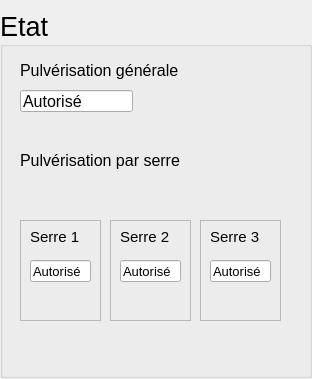
<?xml version="1.0" encoding="UTF-8"?>
<ui version="4.0">
 <class>Etat</class>
 <widget class="QWidget" name="Etat">
  <property name="geometry">
   <rect>
    <x>0</x>
    <y>0</y>
    <width>312</width>
    <height>379</height>
   </rect>
  </property>
  <property name="windowTitle">
   <string>Form</string>
  </property>
  <widget class="QGroupBox" name="groupBox">
   <property name="geometry">
    <rect>
     <x>0</x>
     <y>10</y>
     <width>312</width>
     <height>368</height>
    </rect>
   </property>
   <property name="font">
    <font>
     <pointsize>20</pointsize>
    </font>
   </property>
   <property name="title">
    <string>Etat</string>
   </property>
   <widget class="QLabel" name="labelPulverisationGen">
    <property name="geometry">
     <rect>
      <x>20</x>
      <y>50</y>
      <width>201</width>
      <height>21</height>
     </rect>
    </property>
    <property name="font">
     <font>
      <pointsize>12</pointsize>
     </font>
    </property>
    <property name="text">
     <string>Pulvérisation générale</string>
    </property>
   </widget>
   <widget class="QLineEdit" name="lineEditAutoriseGen">
    <property name="geometry">
     <rect>
      <x>20</x>
      <y>80</y>
      <width>113</width>
      <height>22</height>
     </rect>
    </property>
    <property name="font">
     <font>
      <pointsize>12</pointsize>
     </font>
    </property>
    <property name="text">
     <string>Autorisé</string>
    </property>
    <property name="readOnly">
     <bool>true</bool>
    </property>
   </widget>
   <widget class="QLabel" name="labelPulverisationParSerre">
    <property name="geometry">
     <rect>
      <x>20</x>
      <y>140</y>
      <width>201</width>
      <height>21</height>
     </rect>
    </property>
    <property name="font">
     <font>
      <pointsize>12</pointsize>
     </font>
    </property>
    <property name="text">
     <string>Pulvérisation par serre</string>
    </property>
   </widget>
   <widget class="QFrame" name="frameSerre1">
    <property name="geometry">
     <rect>
      <x>20</x>
      <y>210</y>
      <width>81</width>
      <height>101</height>
     </rect>
    </property>
    <property name="frameShape">
     <enum>QFrame::StyledPanel</enum>
    </property>
    <property name="frameShadow">
     <enum>QFrame::Raised</enum>
    </property>
    <widget class="QLabel" name="labelSerre1">
     <property name="geometry">
      <rect>
       <x>10</x>
       <y>10</y>
       <width>59</width>
       <height>14</height>
      </rect>
     </property>
     <property name="font">
      <font>
       <pointsize>11</pointsize>
      </font>
     </property>
     <property name="text">
      <string>Serre 1</string>
     </property>
    </widget>
    <widget class="QLineEdit" name="lineEditAutoriseS1">
     <property name="geometry">
      <rect>
       <x>10</x>
       <y>40</y>
       <width>61</width>
       <height>22</height>
      </rect>
     </property>
     <property name="font">
      <font>
       <pointsize>10</pointsize>
      </font>
     </property>
     <property name="text">
      <string>Autorisé</string>
     </property>
     <property name="readOnly">
      <bool>true</bool>
     </property>
    </widget>
    <widget class="QLabel" name="labelWarningS1">
     <property name="enabled">
      <bool>false</bool>
     </property>
     <property name="geometry">
      <rect>
       <x>24</x>
       <y>70</y>
       <width>41</width>
       <height>31</height>
      </rect>
     </property>
     <property name="text">
      <string/>
     </property>
     <property name="pixmap">
      <pixmap>../../Images/Test.png</pixmap>
     </property>
    </widget>
   </widget>
   <widget class="QFrame" name="frameSerre2">
    <property name="geometry">
     <rect>
      <x>110</x>
      <y>210</y>
      <width>81</width>
      <height>101</height>
     </rect>
    </property>
    <property name="frameShape">
     <enum>QFrame::StyledPanel</enum>
    </property>
    <property name="frameShadow">
     <enum>QFrame::Raised</enum>
    </property>
    <widget class="QLabel" name="labelSerre2">
     <property name="geometry">
      <rect>
       <x>10</x>
       <y>10</y>
       <width>59</width>
       <height>14</height>
      </rect>
     </property>
     <property name="font">
      <font>
       <pointsize>11</pointsize>
      </font>
     </property>
     <property name="text">
      <string>Serre 2</string>
     </property>
    </widget>
    <widget class="QLineEdit" name="lineEditAutoriseS2">
     <property name="geometry">
      <rect>
       <x>10</x>
       <y>40</y>
       <width>61</width>
       <height>22</height>
      </rect>
     </property>
     <property name="font">
      <font>
       <pointsize>10</pointsize>
      </font>
     </property>
     <property name="text">
      <string>Autorisé</string>
     </property>
     <property name="readOnly">
      <bool>true</bool>
     </property>
    </widget>
    <widget class="QLabel" name="labelWarningS2">
     <property name="enabled">
      <bool>false</bool>
     </property>
     <property name="geometry">
      <rect>
       <x>24</x>
       <y>70</y>
       <width>41</width>
       <height>31</height>
      </rect>
     </property>
     <property name="text">
      <string/>
     </property>
     <property name="pixmap">
      <pixmap>../../Images/Test.png</pixmap>
     </property>
    </widget>
   </widget>
   <widget class="QFrame" name="frameSerre3">
    <property name="geometry">
     <rect>
      <x>200</x>
      <y>210</y>
      <width>81</width>
      <height>101</height>
     </rect>
    </property>
    <property name="frameShape">
     <enum>QFrame::StyledPanel</enum>
    </property>
    <property name="frameShadow">
     <enum>QFrame::Raised</enum>
    </property>
    <widget class="QLabel" name="labelSerre3">
     <property name="geometry">
      <rect>
       <x>10</x>
       <y>10</y>
       <width>59</width>
       <height>14</height>
      </rect>
     </property>
     <property name="font">
      <font>
       <pointsize>11</pointsize>
      </font>
     </property>
     <property name="text">
      <string>Serre 3</string>
     </property>
    </widget>
    <widget class="QLineEdit" name="lineEditAutoriseS3">
     <property name="geometry">
      <rect>
       <x>10</x>
       <y>40</y>
       <width>61</width>
       <height>22</height>
      </rect>
     </property>
     <property name="font">
      <font>
       <pointsize>10</pointsize>
      </font>
     </property>
     <property name="text">
      <string>Autorisé</string>
     </property>
     <property name="readOnly">
      <bool>true</bool>
     </property>
    </widget>
    <widget class="QLabel" name="labelWarningS3">
     <property name="enabled">
      <bool>false</bool>
     </property>
     <property name="geometry">
      <rect>
       <x>24</x>
       <y>70</y>
       <width>41</width>
       <height>31</height>
      </rect>
     </property>
     <property name="text">
      <string/>
     </property>
     <property name="pixmap">
      <pixmap>../../Images/Test.png</pixmap>
     </property>
    </widget>
   </widget>
   <widget class="QLabel" name="labelWarningMain">
    <property name="enabled">
     <bool>false</bool>
    </property>
    <property name="geometry">
     <rect>
      <x>150</x>
      <y>76</y>
      <width>41</width>
      <height>31</height>
     </rect>
    </property>
    <property name="text">
     <string/>
    </property>
    <property name="pixmap">
     <pixmap>../../Images/Test.png</pixmap>
    </property>
   </widget>
  </widget>
 </widget>
 <resources/>
 <connections/>
</ui>
